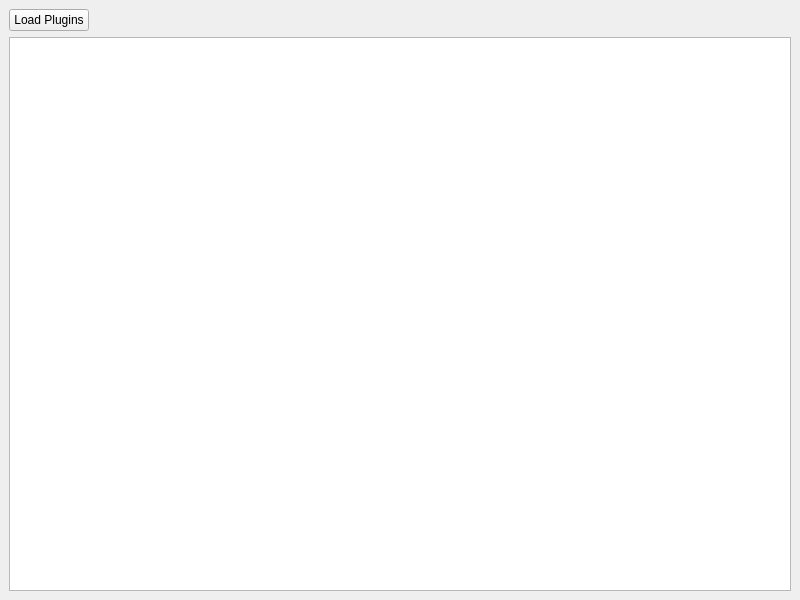
<?xml version="1.0" encoding="UTF-8"?>
<ui version="4.0">
 <class>MainWindow</class>
 <widget class="QMainWindow" name="MainWindow">
  <property name="geometry">
   <rect>
    <x>0</x>
    <y>0</y>
    <width>800</width>
    <height>600</height>
   </rect>
  </property>
  <property name="windowTitle">
   <string>Qt Plugin Loader</string>
  </property>
  <widget class="QWidget" name="centralwidget">
   <layout class="QVBoxLayout" name="verticalLayout">
    <item>
     <layout class="QHBoxLayout" name="horizontalLayout">
      <item>
       <widget class="QPushButton" name="loadButton">
        <property name="text">
         <string>Load Plugins</string>
        </property>
       </widget>
      </item>
      <item>
       <spacer name="horizontalSpacer">
        <property name="orientation">
         <enum>Qt::Horizontal</enum>
        </property>
        <property name="sizeHint" stdset="0">
         <size>
          <width>40</width>
          <height>20</height>
         </size>
        </property>
       </spacer>
      </item>
     </layout>
    </item>
    <item>
     <widget class="QTextBrowser" name="outputTextBrowser"/>
    </item>
   </layout>
  </widget>
 </widget>
 <resources/>
 <connections/>
</ui>
